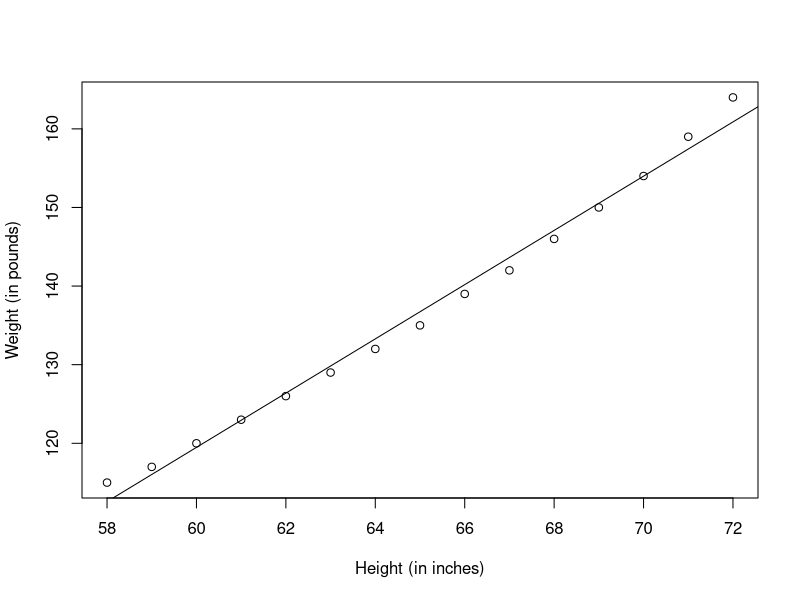

Here is the R script that generated this plot:
# mediam_method-regression
# 简单线性         用一个量化的解释变量预测一个量化的响应变量
# 多项式           用一个量化的解释变量预测一个量化的响应变量，模型的关系是 n 阶多项式
# 多层             用拥有等级结构的数据预测一个响应变量（例如学校中教室里的学生）。也被称为分层模型、嵌套模型或混合模型
# 多元线性         用两个或多个量化的解释变量预测一个量化的响应变量
# 多变量           用一个或多个解释变量预测多个响应变量
# Logistic         用一个或多个解释变量预测一个类别型响应变量
# 泊松             用一个或多个解释变量预测一个代表频数的响应变量
# Cox 比例风险     用一个或多个解释变量预测一个事件（死亡、失败或旧病复发）发生的时间
# 时间序列         对误差项相关的时间序列数据建模
# 非线性           用一个或多个量化的解释变量预测一个量化的响应变量，不过模型是非线性的
# 非参数           用一个或多个量化的解释变量预测一个量化的响应变量，模型的形式源自数据形式，不事先设定
# 稳健             用一个或多个量化的解释变量预测一个量化的响应变量，能抵御强影响点的干扰

# 我们主要的困难有三个：发现有趣的问题， 设计一个有用的、可以测量的响应变量，以及收集合适的数据
# 我们的重点是普通最小二乘（OLS）回归法，包括简单线性回归、多项式回归和多元线性回归
# OLS回归拟合模型的形式：
#我们的目标是通过减少响应变量的真实值与预测值的差值来获得模型参数（截距项和斜率）。具体而言，即使得残差平方和最小
#为了能够恰当地解释OLS模型的系数，数据必须满足以下统计假设。
#  正态性 对于固定的自变量值，因变量值成正态分布。
#  独立性 Yi值之间相互独立。
#  线性 因变量与自变量之间为线性相关。
#  同方差性 因变量的方差不随自变量的水平不同而变化。也可称作不变方差，但是说同方差性感觉上更犀利。
# 如果违背了以上假设，你的统计显著性检验结果和所得的置信区间就很可能不精确了。注意，OLS回归还假定自变量是固定的且测量无误差，但在实践中通常都放松了这个假设

# 用lm()拟合回归模型   myfit <- lm(formula, data)
# R表达式中常用的符号
# ~ 分隔符号，左边为响应变量，右边为解释变量。例如，要通过 x、z 和 w 预测 y，代码为 y ~ x + z + w
# + 分隔预测变量
# : 表示预测变量的交互项。例如，要通过 x、z 及 x 与 z 的交互项预测 y，代码为 y ~ x + z + x:z
# * 表示所有可能交互项的简洁方式。代码 y~ x * z * w 可展开为 y ~ x + z + w + x:z + x:w + z:w + x:z:w
# ^ 表示交互项达到某个次数。代码 y ~ (x + z + w)^2 可展开为 y ~ x + z + w + x:z + x:w + z:w
# . 表示包含除因变量外的所有变量。例如，若一个数据框包含变量 x、y、z 和 w，代码 y ~ .可展开为 y ~ x + z + w
# - 减号，表示从等式中移除某个变量。例如，y ~ (x + z + w)^2 – x:w 可展开为 y ~ x + z + w + x:z + z:w
# -1 删除截距项。例如，表达式 y ~ x - 1 拟合 y 在 x 上的回归，并强制直线通过原点
# I() 从算术的角度来解释括号中的元素。例如，y ~ x + (z + w)^2 将展开为 y ~ x + z + w + z:w。相反, 代码 y ~ x + I((z + w)^2)将展开为 y ~ x + h，h 是一个由 z 和 w 的平方和创建的新变量
# function 可以在表达式中用的数学函数。例如，log(y) ~ x + z + w 表示通过 x、z 和 w 来预测 log(y)

# 对拟合线性模型非常有用的其他函数
# summary()        展示拟合模型的详细结果
# coefficients()   列出拟合模型的模型参数（截距项和斜率）
# confint()        提供模型参数的置信区间（默认 95%）
# fitted()         列出拟合模型的预测值
# residuals()      列出拟合模型的残差值
# anova()          生成一个拟合模型的方差分析表，或者比较两个或更多拟合模型的方差分析表
# vcov()           列出模型参数的协方差矩阵
# AIC()            输出赤池信息统计量
# plot()           生成评价拟合模型的诊断图
# predict()        用拟合模型对新的数据集预测响应变量值

#当回归模型包含一个因变量和一个自变量时，我们称为简单线性回归。当只有一个预测变量，但同时包含变量的幂（比如，X、X^2、X^3）时，我们称为多项式回归。当有不止一个预测变量时，则称为多元线性回归

#简单线性回归
fit <- lm(weight ~ height, data=women) 
summary(fit)
women$weight
fitted(fit)
residuals(fit)
plot(women$height,women$weight, 
     xlab="Height (in inches)", 
     ylab="Weight (in pounds)") 
abline(fit)
# 通过输出结果，可以得到预测等式：Weight = -87.52+3.45*Height











